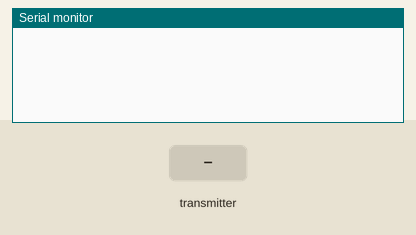
The sketch below on a simulated Arduino Uno, built with avr-gcc and run on an emulated ATmega328P. On the bench: the last lines printed to the serial monitor. The test bench sets the inputs (shaded band). No radio packets arrive unless stated.

Above: at 1.8 s.
1.9 s: the transmitter starts sending bufferRx.0 = 0
At 2.28 s:
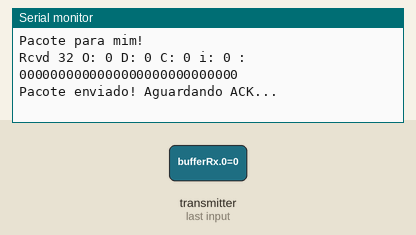
At 3.2 s:
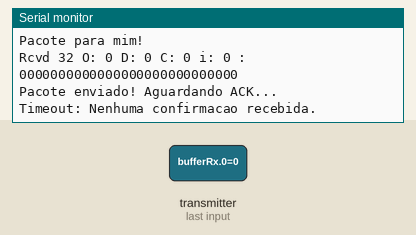

The sketch:

003.ino
```cpp
#include <RF24.h>
#include <RF24_config.h>
#include <nRF24L01.h>
#include <printf.h>

#define CE_PIN 7
#define CSN_PIN 8
#define TIMEOUT 400  //millis
#define DATA 0
#define ACK 1
#define MAX_TENTATIVAS 6

// instantiate an object for the nRF24L01 transceiver
RF24 radio(CE_PIN, CSN_PIN);

byte meuEnd = 3;
// byte meuEnd = 26;
// byte meuEnd = 12;

// Let these addresses be used for the pair
uint64_t address[2] = { 0x3030303030LL, 0x3030303030LL };

byte payload[5] = { 26, 3, 0, 2, 1 };

void setup() {

  Serial.begin(115200);
  while (!Serial) {
    // some boards need to wait to ensure access to serial over USB
  }

  // initialize the transceiver on the SPI bus
  if (!radio.begin()) {
    Serial.println(F("radio hardware is not responding!!"));
    while (1) {}  // hold in infinite loop
  }

  // because these examples are likely run with nodes in close proximity to
  // each other.
  radio.setPALevel(RF24_PA_MAX);  // RF24_PA_MAX is default.
  radio.setChannel(100);
  // save on transmission time by setting the radio to only transmit the
  // number of bytes we need to transmit a float
  radio.setPayloadSize(5);  // float datatype occupies 4 bytes
  radio.setAutoAck(false);
  radio.setCRCLength(RF24_CRC_DISABLED);
  radio.setDataRate(RF24_250KBPS);
  // set the TX address of the RX node into the TX pipe
  radio.openWritingPipe(address[0]);  // always uses pipe 0

  // set the RX address of the TX node into a RX pipe
  radio.openReadingPipe(0, address[1]);  // using pipe 1

  // For debugging info
  printf_begin();              // needed only once for printing details
  radio.printDetails();        // (smaller) function that prints raw register values
  radio.printPrettyDetails();  // (larger) function that prints human readable data

}  // setup

void printPacote(byte* pac, int tamanho) {
  Serial.print(F("Rcvd "));
  Serial.print(tamanho);
  Serial.print(F(" O: "));
  Serial.print(pac[1]);
  Serial.print(F(" D: "));
  Serial.print(pac[0]);
  Serial.print(F(" C: "));
  Serial.print(pac[2]);
  Serial.print(F(" i: "));
  Serial.print(pac[3]);
  Serial.print(F(" : "));
  for (int i = 4; i < tamanho; i++) {
    Serial.print(pac[i]);
  }
  Serial.println();
}

void envia(byte destino, byte* pacote, int tamanho, byte controle, int tentativas) {
  radio.stopListening();
  pacote[0] = destino;
  pacote[1] = meuEnd;
  pacote[2] = controle;

  radio.flush_rx();
  radio.startListening();
  delayMicroseconds(200);
  radio.stopListening();
  if (!radio.testCarrier()) {

    radio.write(pacote, tamanho);
    Serial.println(F("Pacote enviado! Aguardando ACK..."));

    radio.startListening();

    bool confirmado = false;
    unsigned long int tempo = millis();

    while (!confirmado && (millis() - tempo < TIMEOUT)) {
      if (radio.available()) {
        byte bufferRx[5];
        radio.read(bufferRx, 5);

        if (bufferRx[0] == meuEnd && bufferRx[1] == destino && bufferRx[2] == ACK) {
          Serial.println(F("Confirmacao recebida com sucesso!"));
          confirmado = true;
        }
      }
    }

    if (!confirmado) {
      Serial.println(F("Timeout: Nenhuma confirmacao recebida."));
    }
  } else if (tentativas > 0) {
    Serial.println(tentativas);
    envia(destino, pacote, tamanho, controle, tentativas - 1);
  } else {
    Serial.println(F("Tentativas esgotadas"));
  }
}

void recebe(byte* pacote, byte controle) {
  radio.startListening();

  if (radio.available()) {
    int tamanho = radio.getPayloadSize();
    radio.read(pacote, tamanho);

    if (pacote[0] == meuEnd) {
      Serial.println(F("Pacote para mim!"));

      if (pacote[2] == DATA && controle == DATA) {
        printPacote(pacote, tamanho);

        envia(pacote[1], pacote, 5, ACK, MAX_TENTATIVAS);
      } else if (pacote[2] == ACK && controle == ACK) {
        Serial.println(F("Confirmacao (ACK) recebida no modo escuta!"));
      }
    }
  }
}


// void envia(int destino, int tipo){
//  radio.flush_tx();
//  payload[0]= destino;
//  payload[1]= origem;
//  payload[2]= tipo;
//  unsigned long inicio=millis();

//  while(millis() - inicio < TIMEOUT){
//    radio.startListening();
//    delayMicroseconds(50);
//    radio.stopListening();
//    if (!radio.testCarrier()) {
//      if(tipo==ACK){
//       radio.write(&payload[0], 3);
//      }else if(tipo==DATA){
//       radio.write(&payload[0], 5);
//      }
//      return;
//    }else{
//      Serial.println("Meio Ocupado");
//      delayMicroseconds(270);
//    }
//    radio.flush_tx();
//  }
//  Serial.println("TimeOut!");
// }

// int recebe(int tipo){
//   int tamanho;
//   radio.startListening();
//   unsigned long inicio=millis();
//   while(millis() - inicio < TIMEOUT){
//     if (radio.available()) {
//       delayMicroseconds(160);
//       tamanho=radio.getPayloadSize();
//       radio.read(&payloadRX[0], tamanho);
//       if (payloadRX[0]==origem){
//         Serial.println("é pra mim");
//         if (payloadRX[2]==0){
//           printPacote(&payloadRX[0], tamanho);
//         }
//         if (payloadRX[2]==tipo){
//           return 1;
//         }
//       }
//       radio.flush_rx();
//     }
//   }
//   Serial.println("timeout recebe");
//   return 0;
// }

void loop() {

  // envia(26, payload, 5, DATA, MAX_TENTATIVAS);
  recebe(payload, DATA);
  delay(1000);

}  // loop
```

Measured:
- after the input at 1.9 s, the serial monitor: prints a new line after 0.11 s (image 1)
